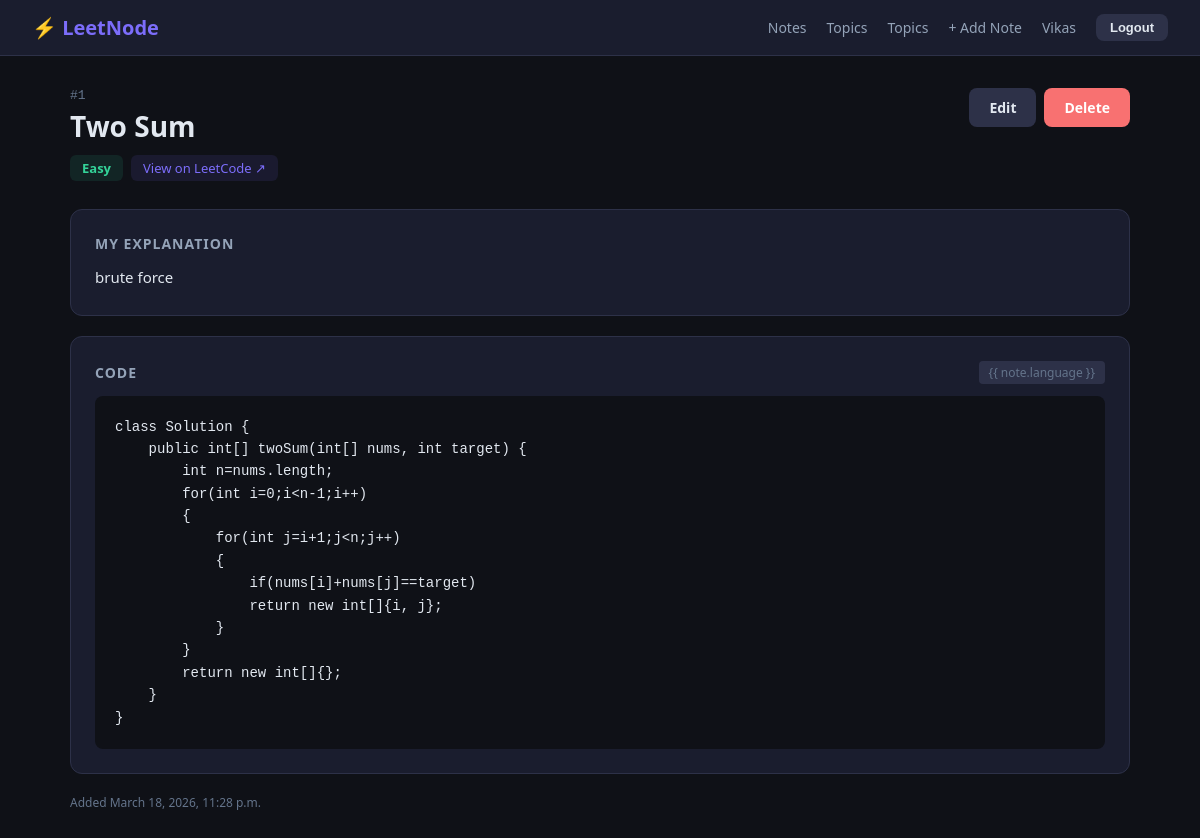
Screenshot of /notes/1/ (signed in) with the database file from the repository.
### notes/models.py (models this page shows, shortened)
class Note(models.Model):
    DIFFICULTY_CHOICES = [
        ('easy',   'Easy'),
        ('medium', 'Medium'),
        ('hard',   'Hard'),
    ]
    LANGUAGE_CHOICES = [
        ('python',     'Python'),
        ('java',       'Java'),
        ('cpp',        'C++'),
        ('javascript', 'JavaScript'),
        ('c',          'C'),
    ]
    user           = models.ForeignKey(User, on_delete=models.CASCADE, related_name='notes')
    problem_number = models.IntegerField(null=True, blank=True)
    title          = models.CharField(max_length=200)
    problem_link   = models.URLField(blank=True)
    code           = models.TextField()
    language       = models.CharField(max_length=20, choices=LANGUAGE_CHOICES, default='python')
    explanation    = models.TextField(help_text="Describe your approach in your own words")
    difficulty     = models.CharField(max_length=10, choices=DIFFICULTY_CHOICES, default='easy')
    tags           = models.ManyToManyField(Tag, blank=True)
    key_points       = models.JSONField(default=list, blank=True)
    time_complexity  = models.CharField(max_length=50, blank=True)
    space_complexity = models.CharField(max_length=50, blank=True)
    core_pattern     = models.TextField(blank=True)
    similar_problems = models.JSONField(default=list, blank=True)
    ai_generated     = models.BooleanField(default=False)
    created    = models.DateTimeField(auto_now_add=True)
    updated    = models.DateTimeField(auto_now=True)
    is_public  = models.BooleanField(default=False)
    class Meta:
        ordering = ['-created']   # newest first by default

### notes/views.py (the view)
# urls.py: path('<int:pk>/',     views.note_detail, name='detail'),
@login_required
def note_detail(request, pk):
    note = get_object_or_404(Note, pk=pk, user=request.user)
    return render(request, 'notes/notes_detail.html', {'note': note})

### templates/notes/notes_detail.html (shortened to what this page needs)
{% extends 'base.html' %}
{% block content %}
<div style="display:flex; justify-content:space-between; align-items:flex-start; margin-bottom:28px;">
    <div>
        {% if note.problem_number %}
        <p style="font-family:monospace; font-size:13px; color:#64748b; margin-bottom:4px;">#{{ note.problem_number }}
        </p>
        {% endif %}
        <h1 style="font-size:28px; font-weight:700; margin-bottom:10px;">{{ note.title }}</h1>
        <div style="display:flex; gap:8px; flex-wrap:wrap; align-items:center;">
            {% if note.difficulty == 'easy' %}
            <span
                style="background:rgba(52,211,153,0.1); color:#34d399; padding:4px 12px; border-radius:6px; font-size:13px; font-weight:600;">Easy</span>
            {% elif note.difficulty == 'medium' %}
            <span
                style="background:rgba(251,191,36,0.1); color:#fbbf24; padding:4px 12px; border-radius:6px; font-size:13px; font-weight:600;">Medium</span>
            {% else %}
            <span
                style="background:rgba(248,113,113,0.1); color:#f87171; padding:4px 12px; border-radius:6px; font-size:13px; font-weight:600;">Hard</span>
            {% endif %}
            {% if note.problem_link %}
            <a href="{{ note.problem_link }}" target="_blank"
                style="background:rgba(124,109,250,0.1); color:#7c6dfa; padding:4px 12px; border-radius:6px; font-size:13px; text-decoration:none;">View
                on LeetCode ↗</a>
            {% endif %}
        </div>
    </div>
    <div style="display:flex; gap:8px;">
        <a href="{% url 'notes:update' note.pk %}" class="btn btn-secondary">Edit</a>
        <a href="{% url 'notes:delete' note.pk %}" class="btn btn-danger">Delete</a>
    </div>
</div>
<div style="background:#1a1d2e; border:1px solid #2d3148; border-radius:12px; padding:24px; margin-bottom:20px;">
    <h2
        style="font-size:14px; font-weight:600; color:#94a3b8; text-transform:uppercase; letter-spacing:1px; margin-bottom:12px;">
        My Explanation</h2>
    <p style="font-size:15px; color:#e2e8f0; line-height:1.7; white-space:pre-wrap;">{{ note.explanation }}</p>
</div>
<div style="background:#1a1d2e; border:1px solid #2d3148; border-radius:12px; padding:24px; margin-bottom:20px;">
    <div style="display:flex; justify-content:space-between; align-items:center; margin-bottom:12px;">
        <h2 style="font-size:14px; font-weight:600; color:#94a3b8; text-transform:uppercase; letter-spacing:1px;">Code
        </h2>
        <span style="font-size:12px; color:#64748b; background:#2d3148; padding:3px 10px; border-radius:4px;">{{
            note.language }}</span>
    </div>
    <pre
        style="background:#0f1117; border-radius:8px; padding:20px; overflow-x:auto; font-family:monospace; font-size:14px; color:#e2e8f0; line-height:1.6;">{{ note.code }}</pre>
</div>
<p style="font-size:12px; color:#64748b;">Added {{ note.created }}</p>
{% endblock %}

### templates/base.html (shortened to what this page needs)
<!DOCTYPE html>
<html lang="en">
<head>
</head>
<body>
    <nav>
        <a href="/notes/" class="logo">⚡ LeetNode</a>
        <div class="nav-links">
            {% if user.is_authenticated %}
            <a href="/notes/">Notes</a>
            <a href="/topics/">Topics</a>
            <a href="{% url 'topics:list' %}">Topics</a>
            <a href="/notes/create/">+ Add Note</a>
            <a href="{% url 'accounts:profile' %}">{{ user.username }}</a>
            <form method="POST" action="{% url 'accounts:logout' %}" style="display:inline">
                <button type="submit" class="btn btn-secondary" style="padding:6px 14px;font-size:13px;">Logout</button>
            </form>
            {% else %}
            <a href="{% url 'accounts:login' %}">Login</a>
            <a href="{% url 'accounts:register' %}" class="btn btn-primary" style="padding:6px 14px;">Register</a>
            {% endif %}
        </div>
    </nav>
    <div class="container">
        {% block content %}{% endblock %}
    </div>
</body>
</html>

### templates/base.html (style rules this page uses)
* { box-sizing: border-box; margin: 0; padding: 0; }
body { font-family: 'Segoe UI', sans-serif; background: #0f1117; color: #e2e8f0; min-height: 100vh; }
nav { background: #1a1d2e; border-bottom: 1px solid #2d3148; padding: 14px 32px; display: flex; align-items: center; justify-content: space-between; }
nav .logo { font-size: 20px; font-weight: 700; color: #7c6dfa; text-decoration: none; }
nav .nav-links { display: flex; gap: 20px; align-items: center; }
nav a { color: #94a3b8; text-decoration: none; font-size: 14px; transition: color 0.2s; }
.container { max-width: 1100px; margin: 0 auto; padding: 32px 20px; }
.btn { display: inline-block; padding: 10px 20px; border-radius: 8px; font-size: 14px; font-weight: 600; cursor: pointer; text-decoration: none; border: none; transition: opacity 0.2s; }
.btn-danger { background: #f87171; color: #fff; }
.btn-secondary { background: #2d3148; color: #e2e8f0; }

### rows the page displays
Note: problem_number "1", title "Two Sum", explanation "brute force", code "class Solution { public int[] twoSum(int[] nums, int target) { int n=nums.length; for(int i=0;i<n-1;i++) { for(int j=i+1;j<n;j++) { if(nums[i]+nums[j]==target) return new int[]{i, j}; } } return new int[]{}; } }", created "March 18, 2026, 11:28 p.m."

### other values shown
{{ user.username }} "Vikas"
